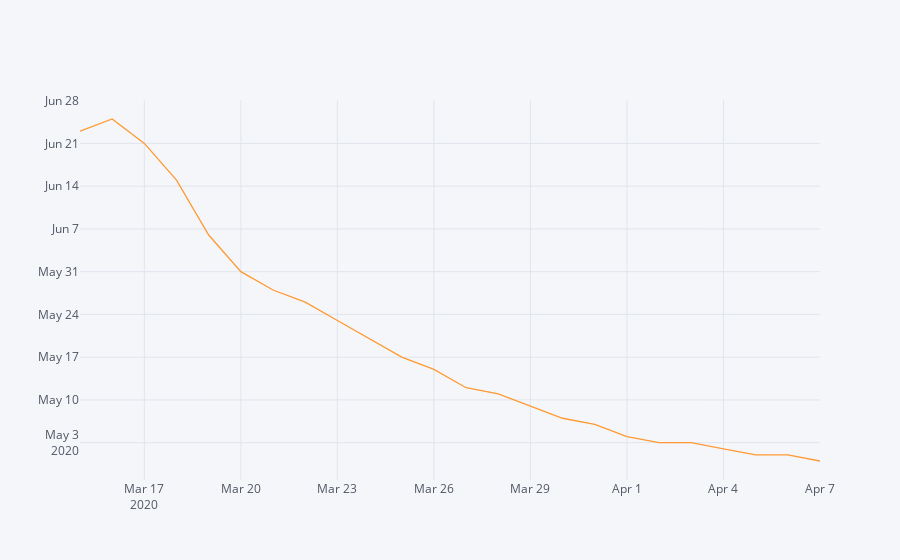
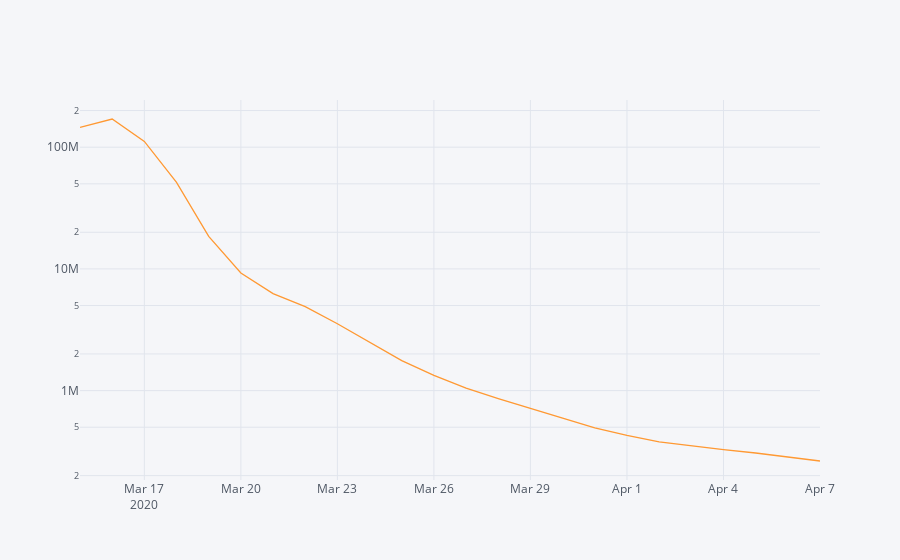

Notebook source saved alongside these figures, in order:
### Code cell
n_sigma = 3
beginning_of_data = pd.Timestamp('2020-02-10')
x0 = (pd.Timestamp('today').value + beginning_of_data.value)/2

category = 'deaths'
df = get_data_V2(category)


predicted_data = []

for cutoff_date in pd.date_range('2020-03-15', pd.Timestamp('today').date()):
    globe = get_globe(df.copy(), category, threshold=threshold_for_model[category])
    globe = globe.query('date < @cutoff_date').copy()
    x = globe['date'].astype(int)
    y = globe[category]
    x_fit = pd.Series(pd.date_range('2020-02-10', '2020-05-20')).astype(int)

    x = (x-x0)/x0
    x_fit = (x_fit-x0)/x0

    coeff, cov = np.polyfit(x, y, 2, cov=True)
    tmp_coeff = coeff
    maxima = -tmp_coeff[1]/(2*tmp_coeff[0])
    expected_end_date = pd.Timestamp(maxima*x0+x0).date().isoformat()
    expected_total_deaths = int((np.exp(tmp_coeff[2] - (tmp_coeff[1]*tmp_coeff[1]) / (4 * tmp_coeff[0]))).round(-3))
    predicted_data.append([cutoff_date, expected_end_date, expected_total_deaths])
    
    
predictions = pd.DataFrame(predicted_data, columns=['date', 'end_date', 'total']).set_index('date')
predictions['end_date'].iplot()
predictions['total'].iplot(logy=True)

### Figure 1 — Plotly figure (JSON) as saved in the notebook; plotly's stock layout.template omitted (floating-point values rounded to 4 significant figures)
{"data": [{"line": {"color": "rgba(255, 153, 51, 1.0)", "dash": "solid", "shape": "linear", "width": 1.3}, "mode": "lines", "name": "end_date", "text": "", "type": "scatter", "x": ["2020-03-15", "2020-03-16", "2020-03-17", "2020-03-18", "2020-03-19", "2020-03-20", "2020-03-21", "2020-03-22", "2020-03-23", "2020-03-24", "2020-03-25", "2020-03-26", "2020-03-27", "2020-03-28", "2020-03-29", "2020-03-30", "2020-03-31", "2020-04-01", "2020-04-02", "2020-04-03", "2020-04-04", "2020-04-05", "2020-04-06", "2020-04-07"], "y": ["2020-06-23", "2020-06-25", "2020-06-21", "2020-06-15", "2020-06-06", "2020-05-31", "2020-05-28", "2020-05-26", "2020-05-23", "2020-05-20", "2020-05-17", "2020-05-15", "2020-05-12", "2020-05-11", "2020-05-09", "2020-05-07", "2020-05-06", "2020-05-04", "2020-05-03", "2020-05-03", "2020-05-02", "2020-05-01", "2020-05-01", "2020-04-30"]}], "layout": {"autosize": true, "legend": {"bgcolor": "#F5F6F9", "font": {"color": "#4D5663"}}, "paper_bgcolor": "#F5F6F9", "plot_bgcolor": "#F5F6F9", "title": {"font": {"color": "#4D5663"}}, "xaxis": {"autorange": true, "gridcolor": "#E1E5ED", "range": ["2020-03-15", "2020-04-07"], "showgrid": true, "tickfont": {"color": "#4D5663"}, "title": {"font": {"color": "#4D5663"}, "text": ""}, "type": "date", "zerolinecolor": "#E1E5ED"}, "yaxis": {"autorange": true, "gridcolor": "#E1E5ED", "range": ["2020-04-26 21:20", "2020-06-28 02:40"], "showgrid": true, "tickfont": {"color": "#4D5663"}, "title": {"font": {"color": "#4D5663"}, "text": ""}, "type": "date", "zerolinecolor": "#E1E5ED"}}}

### Figure 2 — Plotly figure (JSON) as saved in the notebook; plotly's stock layout.template omitted (floating-point values rounded to 4 significant figures)
{"data": [{"line": {"color": "rgba(255, 153, 51, 1.0)", "dash": "solid", "shape": "linear", "width": 1.3}, "mode": "lines", "name": "total", "text": "", "type": "scatter", "x": ["2020-03-15", "2020-03-16", "2020-03-17", "2020-03-18", "2020-03-19", "2020-03-20", "2020-03-21", "2020-03-22", "2020-03-23", "2020-03-24", "2020-03-25", "2020-03-26", "2020-03-27", "2020-03-28", "2020-03-29", "2020-03-30", "2020-03-31", "2020-04-01", "2020-04-02", "2020-04-03", "2020-04-04", "2020-04-05", "2020-04-06", "2020-04-07"], "y": [145229000, 170516000, 111643000, 51421000, 18519000, 9263000, 6266000, 4891000, 3540000, 2481000, 1763000, 1336000, 1048000, 859000, 719000, 594000, 495000, 428000, 379000, 350000, 327000, 307000, 285000, 264000]}], "layout": {"autosize": true, "legend": {"bgcolor": "#F5F6F9", "font": {"color": "#4D5663"}}, "paper_bgcolor": "#F5F6F9", "plot_bgcolor": "#F5F6F9", "title": {"font": {"color": "#4D5663"}}, "xaxis": {"autorange": true, "gridcolor": "#E1E5ED", "range": ["2020-03-15", "2020-04-07"], "showgrid": true, "tickfont": {"color": "#4D5663"}, "title": {"font": {"color": "#4D5663"}, "text": ""}, "type": "date", "zerolinecolor": "#E1E5ED"}, "yaxis": {"autorange": true, "gridcolor": "#E1E5ED", "range": [5.265, 8.388], "showgrid": true, "tickfont": {"color": "#4D5663"}, "title": {"font": {"color": "#4D5663"}, "text": ""}, "type": "log", "zerolinecolor": "#E1E5ED"}}}
